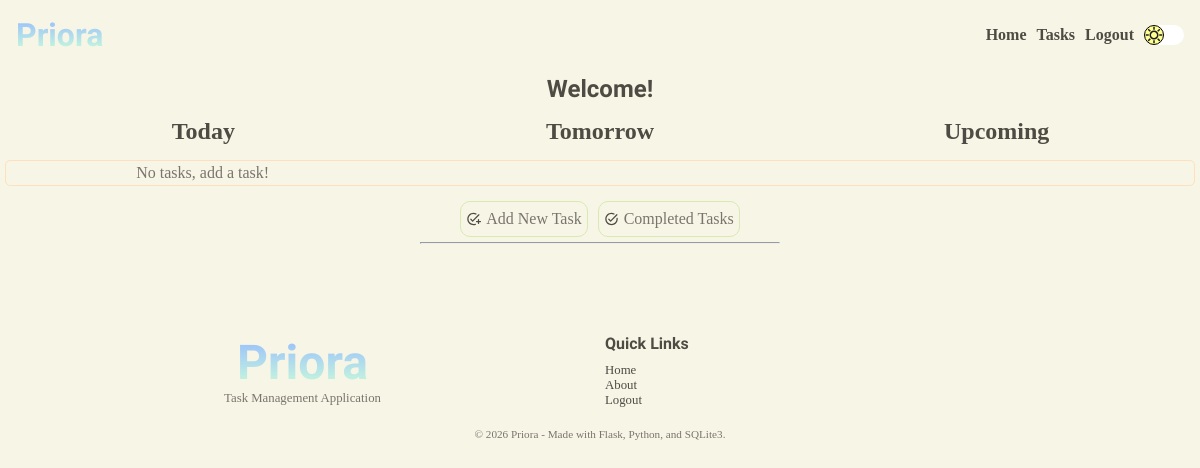
The page /user/home (signed in) on the database as committed earlier.
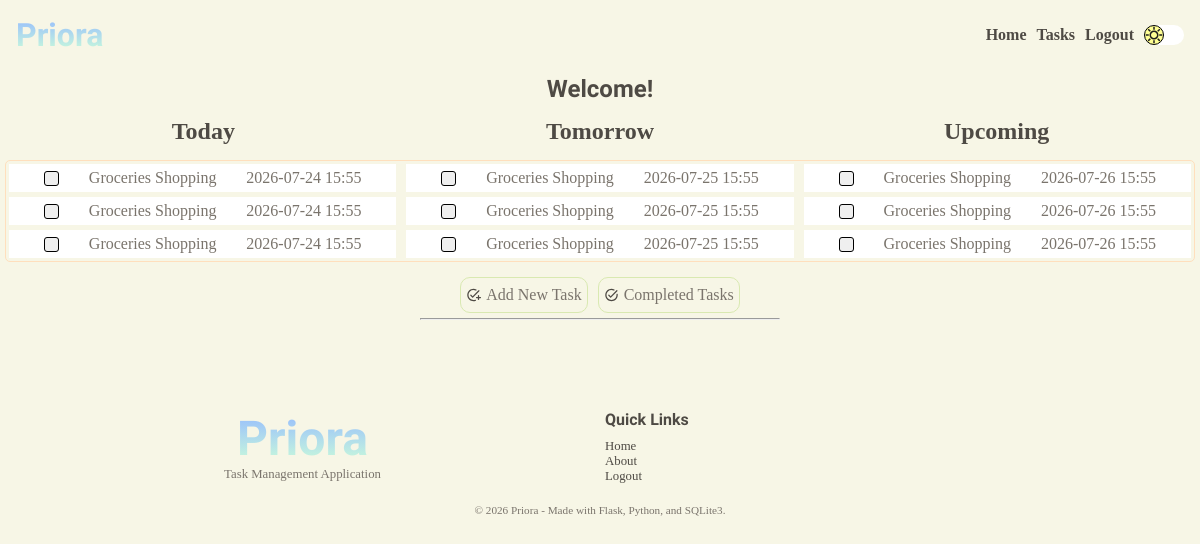
The same page on the database as committed later.
### tables this page shows
CREATE TABLE "tasks" (
                            "task_id"	INTEGER NOT NULL UNIQUE,
                            "user_id"	INTEGER NOT NULL,
                            "title"	TEXT NOT NULL,
                            "description"	TEXT NOT NULL,
                            "due_date"	TEXT NOT NULL,
                            "due_time"	TEXT NOT NULL,
                            "completion_date"	TEXT,
                            "completion_time"	TEXT,
                            "completed"	INTEGER NOT NULL DEFAULT 0,
                            PRIMARY KEY("task_id" AUTOINCREMENT),
                            FOREIGN KEY("user_id") 
                                REFERENCES "users"("user_id")
                                ON DELETE CASCADE
                            );

### app.py (the view)
@app.route("/user/home", methods=["GET", "POST"])
@login_required
@password_reset_required
def account():
    title = "Welcome Back!"
    user = find_user_by_id(session.get("user-id"))
    new_user = bool(user["new_user"])
    tasks = load_tasks(user)
    date = datetime.now().replace(microsecond=0).date()
    today = date
    tomorrow = date + timedelta(days=1)
    future = date + timedelta(days=2)
    todays = search_tasks_by_date(today, user)
    tomorrows = search_tasks_by_date(tomorrow, user)
    upcoming = search_tasks_by_date(future, user)
    return render_template(
        "user/home.html",
        title=title,
        tasks=tasks,
        new_user=new_user,
        todays=todays,
        tomorrows=tomorrows,
        upcoming=upcoming,
    )

### app.py (called while the page is built)
@app.after_request
def security_headers(response):
    response.headers["Content-Security-Policy"] = (
        "default-src 'self'; "
        "script-src 'self'; "
        "style-src 'self' https://fonts.googleapis.com; "
        "font-src 'self' https://fonts.gstatic.com;"
    )
    return response

### services/auth.py (called while the page is built)
def login_required(f):
    @wraps(f)
    def decorated_function(*args, **kwargs):
        if session.get("user-id") is None:
            return redirect(url_for("login"))
        return f(*args, **kwargs)
    return decorated_function

def password_reset_required(f):
    @wraps(f)
    def decorated_function(*args, **kwargs):
        reset_req = is_reset_req(session.get("user-id"))
        if reset_req:
            return redirect(url_for("change_password"))
        return f(*args, **kwargs)
    return decorated_function

### services/database.py (called while the page is built)
def connect_database():
    os.makedirs("instance", exist_ok=True)
    connection = sqlite3.connect("instance/task-manager.db")
    connection.row_factory = sqlite3.Row
    connection.execute("PRAGMA foreign_keys = ON;")
    return connection

def find_user_by_id(user_id):
    connection = connect_database()
    cursor = connection.cursor()
    try:
        cursor.execute(
            """SELECT * FROM users WHERE user_id = ?;""",
            (user_id,),
        )
        user = cursor.fetchone()
        return user
    except Exception as e:
        print(e)
        return False
    finally:
        connection.close()

def is_reset_req(user_id):
    connection = connect_database()
    cursor = connection.cursor()
    try:
        cursor.execute(
            """SELECT reset FROM users WHERE user_id = ?;""",
            (user_id,),
        )
        required = cursor.fetchone()
        return bool(required and required["reset"] == 1)
    except Exception as e:
        print(e)
        return False
    finally:
        connection.close()

def all_tasks(user):
    connection = connect_database()
    cursor = connection.cursor()
    try:
        cursor.execute(
            """SELECT * FROM tasks WHERE user_id = ?;""",
            (user["user_id"],),
        )
        tasks = cursor.fetchall()
        return tasks
    except Exception as e:
        print(e)
        return False
    finally:
        connection.close()

### services/tasks.py (called while the page is built)
def load_tasks(user):
    tasks = all_tasks(user)
    if tasks:
        return tasks
    return None

### templates/user/home.html (shortened to what this page needs)
{% extends 'layout.html' %} {% block content %}
<section class="user-home-section">
  <h1>Welcome!</h1>
  {% if tasks %}
  <div class="row-title">
    <div>
      <h2>Today</h2>
    </div>
    <div>
      <h2 class="show-on-tablet">Tomorrow</h2>
    </div>
    <div>
      <h2 class="show-on-desktop">Upcoming</h2>
    </div>
  </div>
  {% endif %}
  <div class="user-home-tasks-grid">
    {% if tasks and not new_user %}
    <div class="task-column">
      {% if todays %} {% for task in todays %}
      <a href="{{ url_for('task', task_id = task['task_id']) }}">
        <div class="user-home-tasks-card">
          <form action="" method="post">
            <button type="submit" class="task-button">
            </button>
            <p>{{ task['title'] }}</p>
            <p>{{ task['due_date'] }} {{ task['due_time'] }}</p>
          </form>
        </div>
      </a>
      {% endfor %} {% else %}
      <p>No tasks for today</p>
      {% endif %}
    </div>
    <div class="task-column show-on-tablet">
      {% if tomorrows %} {% for task in tomorrows %}
      <a href="{{ url_for('task', task_id = task['task_id']) }}">
        <div class="user-home-tasks-card">
          <form action="" method="post">
            <button type="submit" class="task-button">
            </button>
            <p>{{ task['title'] }}</p>
            <p>{{ task['due_date'] }} {{ task['due_time'] }}</p>
          </form>
        </div>
      </a>
      {% endfor %} {% else %}
      <p>No tasks for tomorrow</p>
      {% endif %}
    </div>
    <div class="task-column show-on-desktop">
      {% if upcoming %} {% for task in upcoming %}
      <a href="{{ url_for('task', task_id = task['task_id']) }}">
        <div class="user-home-tasks-card">
          <form action="" method="post">
            <button type="submit" class="task-button">
            </button>
            <p>{{ task['title'] }}</p>
            <p>{{ task['due_date'] }} {{ task['due_time'] }}</p>
          </form>
        </div>
      </a>
      {% endfor %} {% else %}
      <p>No tasks scheduled for later</p>
      {% endif %}
    </div>
    {% elif new_user and not tasks %}
    <div class="no-tasks">
      <p>Start by adding your first task!</p>
    </div>
    {% else %}
    <div class="no-tasks">
      <p>No tasks, add a task!</p>
    </div>
    {% endif %}
  </div>
  <div>
    <aside class="user-home-options">
      <div>
        <p>Add New Task</p>
      </div>
      <div>
        <p>Completed Tasks</p>
      </div>
    </aside>
  </div>
</section>
{% endblock content %}

### templates/layout.html (shortened to what this page needs)
<!doctype html>
<html lang="en">
  <head>
    <link
      rel="stylesheet"
      href="{{ url_for('static', filename='css/styles.css' )}}"
    />
  </head>
  <body>
    <header>{% include 'header.html' %}</header>
    <main>{% block content %}{% endblock content %}</main>
    <footer>{% include 'footer.html' %}</footer>
  </body>
</html>

### templates/header.html (shortened to what this page needs)
<div class="nav-bar">
  <div>
    <a href="{{ url_for('home')}}"><h1 class="gradient-text">Priora</h1></a>
  </div>
  <div>
    <nav>
      <ul>
        {% if session.get('user-id') %}
        <li><a href="{{ url_for('account') }}">Home</a></li>
        <li><a href="{{ url_for('home') }}">Tasks</a></li>
        <li>
          <form action="{{ url_for('logout') }}" method="post">
            <input type="submit" value="Logout" class="logout-button" />
          </form>
        </li>
        {% else %}
        <li><a href="{{ url_for('home') }}">Home</a></li>
        <li><a href="{{ url_for('about') }}">About</a></li>
        <li><a href="#features">Features</a></li>
        <li><a href="{{ url_for('login') }}">Login</a></li>
        {% endif %}
        <li>
          <div class="night-mode-button">
            <div class="night-mode-inner-button"></div>
          </div>
        </li>
      </ul>
    </nav>
  </div>
</div>

### templates/footer.html (shortened to what this page needs)
<div class="horizontal-line">
  <hr />
</div>
<div class="space"></div>
<section class="footer-section">
  <div class="footer-top">
    <div>
      <a href="{{ url_for('home')}}"><h1 class="gradient-text">Priora</h1></a>
      <p>Task Management Application</p>
    </div>
    <div>
      <p><strong>Quick Links</strong></p>
      <ul>
        <li><a href="{{ url_for('home') }}">Home</a></li>
        <li><a href="{{ url_for('about') }}">About</a></li>
        {% if session.get('user-id') %}
        <li>
          <form action="{{ url_for('logout') }}" method="post">
            <input type="submit" value="Logout" class="logout-button-footer" />
          </form>
        </li>
        {% else %}
        <li><a href="{{url_for('login')}}">Login</a></li>
        <li><a href="{{ url_for('register')}}">Register</a></li>
        {% endif %}
      </ul>
    </div>
  </div>
  <div class="footer-bottom">
    <p>© 2026 Priora - Made with Flask, Python, and SQLite3.</p>
  </div>
</section>

### static/css/base.css (style rules this page uses)
:root { --bg-color: #F7F6E6; --bg-task-card: white; --surface-color: #FFFFFF; --surface-secondary: #FFF8EF; --hero-gradient: linear-gradient(90deg, #CDFFD8 0%, #94B9FF 100%); --hero-bg-mb: url('/static/media/light-bg-mobile.gif'); --hero-bg-dk: url('/static/media/light-bg-desktop.gif'); --box-shadow: #4E4A44; --night-mode-button: url('/static/media/day.svg'); --primary-text: #4E4A44; --secondary-text: #7A746C; --accent-peach: #FFDFBD; --accent-beige: #E2C0AE; --accent-green: #D9E9B1; --accent-yellow: #F2EAA0; --border-color: #E7DFC9; --scrollbar-color: #E2C0AE; --success: #B8D98A; --warning: #F2EAA0; --danger: #E79A9A; --info: #AFCFEA; }
* { box-sizing: border-box; margin: 0; padding: 0; scrollbar-width: thin; scrollbar-color: #94B9FF var(--bg-color); }
html { overflow-x: hidden; scroll-behavior: smooth; }
body { background-color: var(--bg-color); font-family: cursive; overflow-x: hidden; }
h1, h2, h3, h4, h5, h6 { color: var(--primary-text) }
h1 { font-family: 'Leckerli One', cursive; }
p { color: var(--secondary-text); font-family: cursive; }
a { text-decoration: none; color: var(--primary-text) }
hr { width: 30%; color: var(--primary-text); }
.horizontal-line { width: 100%; display: flex; justify-content: center; }
.space { height: 10vh; }

### static/css/components/header.css (style rules this page uses)
.nav-bar { display: flex; padding: 1rem; justify-content: space-between; align-items: center; text-align: center; }
.nav-bar nav ul { display: flex; gap: 5px; align-items: center; justify-content: center; }
.nav-bar nav ul li { list-style-type: none; font-family: cursive; font-size: 0.8rem; }
.nav-bar nav ul li a { color: var(--primary-text); font-weight: bold; }
.night-mode-button { width: 40px; height: 20px; border-radius: 50px; background-color: white; transition: background-color 1s ease-in-out; }
.night-mode-inner-button { border: 1px solid black; height: 100%; width: 50%; border-radius: 100%; justify-content: center; align-items: center; display: flex; background-image: url('/static/media/day.svg'); background-position: center; background-repeat: no-repeat; background-size: contain; transition: transform 1s ease, background-image 1s ease-in-out; background-color: rgb(255, 255, 148); }
.logout-button { border: none; background: none; color: var(--primary-text); font-family: cursive; font-weight: bold; font-size: 0.8rem; }
@media screen and (min-width: 1000px) { .nav-bar nav ul li { font-size: 1rem; } }
@media screen and (min-width: 1000px) { .nav-bar { display: flex; padding: 1rem; justify-content: space-between; } }
@media screen and (min-width: 1000px) { .nav-bar nav ul { display: flex; gap: 10px; } }
@media screen and (min-width: 1000px) { .nav-bar nav ul li { list-style-type: none; } }
@media screen and (min-width: 1000px) { .logout-button { font-size: 1rem; } }

### static/css/components/footer.css (style rules this page uses)
.footer-section { padding: 10px; display: flex; flex-direction: column; justify-content: space-between; gap: 20px; }
.footer-top { display: grid; grid-template-columns: repeat(1, 1fr); gap: 10px; }
.footer-top h1 { font-size: 3rem; ; }
.footer-top p { font-size: 0.8rem; }
.footer-top>div { width: 100%; }
.footer-top div:nth-child(1) { text-align: center; }
.footer-top strong { font-size: 1rem; font-weight: bold; font-family: 'Leckerli One', cursive; color: var(--primary-text); }
.footer-top div ul { margin-top: 10px; }
.footer-top div ul li { list-style-type: none; font-size: 0.8rem; }
.logout-button-footer { font-size: 0.8rem; background: none; border: none; color: var(--primary-text); font-family: cursive; }
.footer-bottom { width: 100%; text-align: center; font-size: 0.7rem; }
@media screen and (min-width: 1000px) { .footer-top { grid-template-columns: repeat(2, 1fr); } }

### static/css/pages/main/home.css (style rules this page uses)
.gradient-text { background: linear-gradient(0deg, #CDFFD8, #94B9FF); -webkit-background-clip: text; background-clip: text; color: transparent; }
@media screen and (min-width: 1000px) { .nav-bar nav ul li { font-size: 1rem; } }
@media screen and (min-width: 1000px) { .nav-bar { display: flex; padding: 1rem; justify-content: space-between; } }
@media screen and (min-width: 1000px) { .nav-bar nav ul { display: flex; gap: 10px; } }
@media screen and (min-width: 1000px) { .nav-bar nav ul li { list-style-type: none; } }

Rows that differ between the two databases and show on the page:
added tasks: title "Groceries Shopping", due_date "2026-07-24", due_time "15:55", shown under "Upcoming"
added tasks: title "Groceries Shopping", due_date "2026-07-24", due_time "15:55", shown under "Upcoming"
added tasks: title "Groceries Shopping", due_date "2026-07-24", due_time "15:55", shown under "Upcoming"
added tasks: title "Groceries Shopping", due_date "2026-07-25", due_time "15:55"
added tasks: title "Groceries Shopping", due_date "2026-07-25", due_time "15:55"
added tasks: title "Groceries Shopping", due_date "2026-07-25", due_time "15:55"
added tasks: title "Groceries Shopping", due_date "2026-07-26", due_time "15:55"
added tasks: title "Groceries Shopping", due_date "2026-07-26", due_time "15:55"
added tasks: title "Groceries Shopping", due_date "2026-07-26", due_time "15:55"
Other text that changed with them:
text no longer shown: "No tasks, add a task!"
